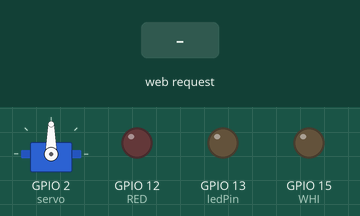
This sketch was run on a simulated ESP8266 (NodeMCU). On the bench: servo, output pins drawn as LEDs (lit = HIGH). Inputs (shaded band) come from the test bench. WiFi joins after 1.5 s; servers stay silent unless stated; what the sketch prints to the serial monitor is not drawn.

Above: at 4.7 s.
4.8 s: HTTP request GET /LED=ON received
At 5.5 s:
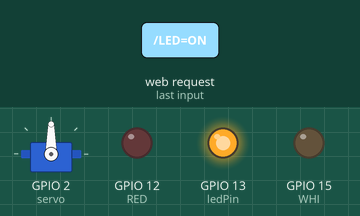
Timing chart, 0 to 7.8 s (numbered marks = the images above; inputs shaded):
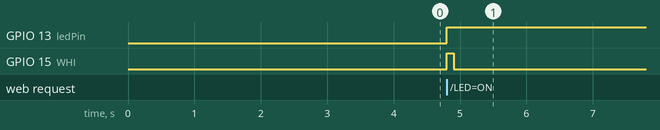

Measured:
- after the input at 4.8 s, GPIO 13 (ledPin): LOW → HIGH at once; GPIO 15 (WHI): LOW → HIGH at once, → LOW 0.10 s later

The sketch:

blink_MAC.ino
```cpp
#include <ESP8266WiFi.h>
#include <Servo.h>

Servo servo;
// void setup(){

//    Serial.begin(9600);
//    delay(500);

//    Serial.println();
//    Serial.print("MAC: ");
//    Serial.println(WiFi.macAddress());
//     pinMode(13, OUTPUT);
// }

// void loop(){
//      digitalWrite(13, HIGH);   // turn the LED on (HIGH is the voltage level)
//   delay(1000);              // wait for a second
//   digitalWrite(13, LOW);    // turn the LED off by making the voltage LOW
//   delay(1000);
//   Serial.println("sup");
// }


const char* ssid = "itpsandbox";
const char* password = "NYU+s0a!+P?";
// const char* ssid = "iPhone";
// const char* password = "guest123";

int ledPin = 13; // GPIO13
WiFiServer server(80);
 int servoPos=90;


/* SOMETHING */
// sets led pins
const int RED = 12;
const int GRE = 13;
const int WHI = 15;

// sets blink time
const int hightTime = 100;
const int lowTime = 100;


// set wifi indicator
int wifiStatus;
int connectSuccess = 0;

// nothing


void setup() {
  Serial.begin(9600);
  delay(10);

  pinMode(ledPin, OUTPUT);
  digitalWrite(ledPin, LOW);
   pinMode(RED, OUTPUT);
    pinMode(GRE, OUTPUT);
    pinMode(WHI, OUTPUT);

  // Connect to WiFi network
  Serial.println();
  Serial.println();
  Serial.print("Connecting to ");
  Serial.println(ssid);

  WiFi.begin(ssid, password);

  while (WiFi.status() != WL_CONNECTED) {
    delay(500);
    Serial.print(".");
  }
  Serial.println("");
  Serial.println("WiFi connected");

  // Start the server
  server.begin();
  Serial.println("Server started");

  // Print the IP address
  Serial.print("Use this URL to connect: ");
  Serial.print("http://");
  Serial.print(WiFi.localIP());
  Serial.println("/");

  servo.attach(2); //D4

  servo.write(servoPos);

  delay(2000);


}

void loop() {
  // Check if a client has connected
  //   Serial.print("Use this URL to connect: ");
  // Serial.print("http://");
  // Serial.print(WiFi.localIP());
  // Serial.println("/");
  WiFiClient client = server.available();
  if (!client) {
    return;
  }

  // Wait until the client sends some data
  Serial.println("new client");
  while(!client.available()){
    delay(1);
  }

  // Read the first line of the request
  String request = client.readStringUntil('\r');
  Serial.println(request);
  client.flush();

  // Match the request

  int value = LOW;
  if (request.indexOf("/LED=ON") != -1)  {
    digitalWrite(ledPin, HIGH);
    value = HIGH;
  }
  if (request.indexOf("/LED=OFF") != -1)  {
    digitalWrite(ledPin, LOW);
    value = LOW;
  }

    if (request.indexOf("/SERVO=UP") != -1)  {
    servoPos += 10;
    servo.write(servoPos);

  }

      if (request.indexOf("/SERVO=DOWN") != -1)  {
    servoPos -= 10;
    servo.write(servoPos);

  }

// Set ledPin according to the request
//digitalWrite(ledPin, value);

  // Return the response
  client.println("HTTP/1.1 200 OK");
  client.println("Content-Type: text/html");
  client.println(""); //  do not forget this one
  client.println("<!DOCTYPE HTML>");
  client.println("<html>");

  client.print("Led pin is now: ");

  if(value == HIGH) {
    client.print("On");
  } else {
    client.print("Off");
  }
  client.println("<br><br>");
  client.println("<a href=\"/LED=ON\"\"><button>Turn On </button></a>");
  client.println("<a href=\"/LED=OFF\"\"><button>Turn Off </button></a><br />");


  client.println("<a href=\"/SERVO=UP\"\"><button>Servo UP </button></a>");
  client.println("<a href=\"/SERVO=DOWN\"\"><button>Servo DOWN </button></a><br />");

  client.println("</html>");

  delay(1);
  Serial.println("Client disonnected");
  Serial.println("");

 // loop end
  wifiStatus = WiFi.status();
    if(connectSuccess==0){
        // if never connected blink white.
        white();
        Serial.println("Hold your horses! I'm still connecting!!!");
    }
    if(connectSuccess == WL_CONNECTED){
        // if connected blink green
        green();
        connectSuccess ++;
        Serial.println("I'm connected!!!");
    }
    else if(connectSuccess!=0){
        // if connect lost blink red
        red();
        Serial.println("Womp Womp. I'm lost\nI was found");
    }

    delay(10000);

}


void red(){
    digitalWrite(RED, HIGH), delay(hightTime), digitalWrite(RED, LOW), delay(lowTime);
}


void green(){
    digitalWrite(GRE, HIGH), delay(hightTime), digitalWrite(GRE, LOW), delay(lowTime);
}

void white(){
    digitalWrite(WHI, HIGH), delay(hightTime), digitalWrite(WHI, LOW), delay(lowTime);
}


void blinkCycle(){
    red();
    green();
    white();
    delay(100);
}
```
